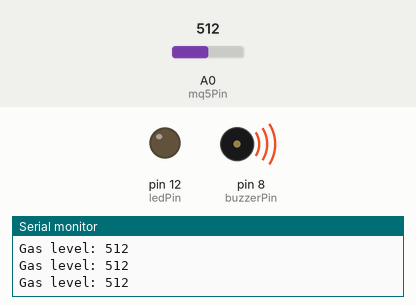
This sketch was run on a simulated Arduino Uno, built with avr-gcc and run on an emulated ATmega328P. Shown: output pins drawn as LEDs (lit = HIGH), buzzer (waves = sounding, pin HIGH), the last lines printed to the serial monitor. The test bench sets the inputs (shaded band); at power-on: A0 (mq5Pin) = 512.

Above: at 1.3 s.
1.4 s: A0 (mq5Pin) set to 791
2.9 s: A0 (mq5Pin) set to 808
At 3.8 s:
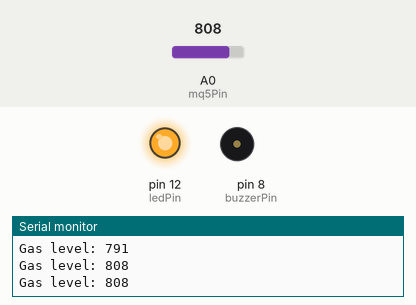
4.5 s: A0 (mq5Pin) set to 790
At 5.0 s:
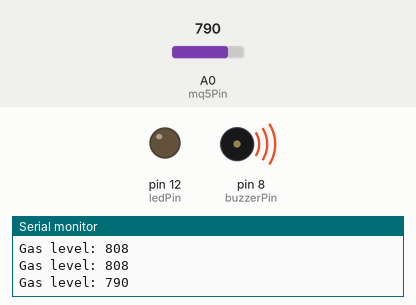
6.0 s: A0 (mq5Pin) set to 810
At 7.4 s:
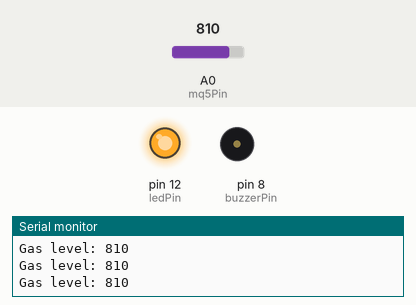
Timing chart, 0 to 8.5 s (numbered marks = the images above; inputs shaded):
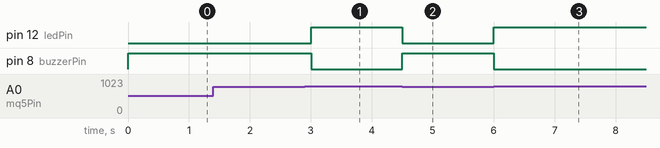

The sketch:

sketch_nov21a.ino
```cpp
int buzzerPin = 8;
int ledPin = 12;
int mq5Pin = A0;

int gasThreshold = 800;

void setup() {
  pinMode(buzzerPin, OUTPUT);
  pinMode(ledPin, OUTPUT);
  Serial.begin(9600);
}

void loop() {
  int gasLevel = analogRead(mq5Pin);
  Serial.print("Gas level: ");
  Serial.println(gasLevel);

  if (gasLevel < gasThreshold) {
    digitalWrite(buzzerPin, HIGH);
    digitalWrite(ledPin, LOW);
  }
  else {
    digitalWrite(buzzerPin, LOW);
    digitalWrite(ledPin, HIGH);
  }

  delay(500);
}
```

Measured:
- the behaviour switches between 799 and 800 on A0 (mq5Pin) (found by bisection; images 0 and 1)
- after the input at 2.9 s, pin 12 (ledPin): LOW → HIGH after 0.10 s; pin 8 (buzzerPin): HIGH → LOW after 0.10 s
- after the input at 4.5 s, pin 12 (ledPin): HIGH → LOW at once; pin 8 (buzzerPin): LOW → HIGH at once
- after the input at 6.0 s, pin 12 (ledPin): LOW → HIGH at once; pin 8 (buzzerPin): HIGH → LOW at once
